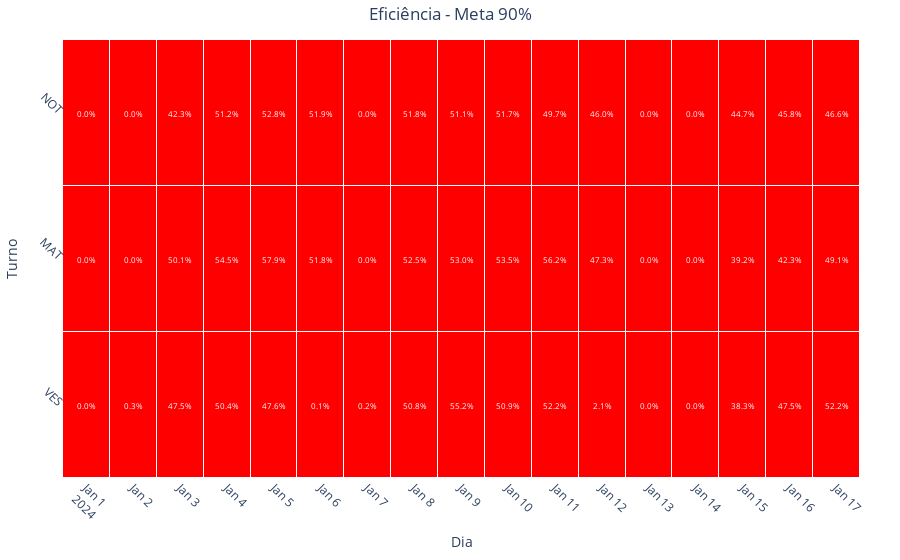

Notebook code cell kept with this figure:
### Code cell
graph_heatmap_eff(df_eff, 90)
test(df_eff, 90)

### Figure 1 — Plotly figure (JSON) as saved in the notebook; plotly's stock layout.template omitted (floating-point values rounded to 4 significant figures)
{"data": [{"colorscale": [[0, "red"], [0.9, "red"], [0.9, "green"], [1, "green"]], "hoverongaps": false, "hovertemplate": "Turno: %{y}<br>Dia: %{x}<br>Valor: %{z:.1%}", "showscale": false, "type": "heatmap", "x": ["2024-01-01", "2024-01-02", "2024-01-03", "2024-01-04", "2024-01-05", "2024-01-06", "2024-01-07", "2024-01-08", "2024-01-09", "2024-01-10", "2024-01-11", "2024-01-12", "2024-01-13", "2024-01-14", "2024-01-15", "2024-01-16", "2024-01-17"], "xgap": 1, "y": ["VES", "MAT", "NOT"], "ygap": 1, "z": [[0, 0.002906, 0.4754, 0.504, 0.4763, 0.0008564, 0.001657, 0.5083, 0.5524, 0.5087, 0.5216, 0.02051, 0, 0.0001123, 0.3834, 0.4754, 0.522], [0, 0, 0.5012, 0.545, 0.5787, 0.5184, 0, 0.5247, 0.5297, 0.535, 0.5616, 0.4732, 0, 0, 0.3924, 0.4231, 0.4905], [0, 0, 0.4231, 0.5122, 0.5285, 0.5188, 0, 0.5184, 0.5113, 0.5173, 0.4972, 0.4601, 0, 0, 0.4473, 0.458, 0.4659]], "zmax": 1, "zmin": 0}], "layout": {"annotations": [{"font": {"color": "white", "size": 8}, "showarrow": false, "text": "0.0%", "x": "2024-01-01", "y": "VES"}, {"font": {"color": "white", "size": 8}, "showarrow": false, "text": "0.3%", "x": "2024-01-02", "y": "VES"}, {"font": {"color": "white", "size": 8}, "showarrow": false, "text": "47.5%", "x": "2024-01-03", "y": "VES"}, {"font": {"color": "white", "size": 8}, "showarrow": false, "text": "50.4%", "x": "2024-01-04", "y": "VES"}, {"font": {"color": "white", "size": 8}, "showarrow": false, "text": "47.6%", "x": "2024-01-05", "y": "VES"}, {"font": {"color": "white", "size": 8}, "showarrow": false, "text": "0.1%", "x": "2024-01-06", "y": "VES"}, {"font": {"color": "white", "size": 8}, "showarrow": false, "text": "0.2%", "x": "2024-01-07", "y": "VES"}, {"font": {"color": "white", "size": 8}, "showarrow": false, "text": "50.8%", "x": "2024-01-08", "y": "VES"}, {"font": {"color": "white", "size": 8}, "showarrow": false, "text": "55.2%", "x": "2024-01-09", "y": "VES"}, {"font": {"color": "white", "size": 8}, "showarrow": false, "text": "50.9%", "x": "2024-01-10", "y": "VES"}, {"font": {"color": "white", "size": 8}, "showarrow": false, "text": "52.2%", "x": "2024-01-11", "y": "VES"}, {"font": {"color": "white", "size": 8}, "showarrow": false, "text": "2.1%", "x": "2024-01-12", "y": "VES"}, {"font": {"color": "white", "size": 8}, "showarrow": false, "text": "0.0%", "x": "2024-01-13", "y": "VES"}, {"font": {"color": "white", "size": 8}, "showarrow": false, "text": "0.0%", "x": "2024-01-14", "y": "VES"}, {"font": {"color": "white", "size": 8}, "showarrow": false, "text": "38.3%", "x": "2024-01-15", "y": "VES"}, {"font": {"color": "white", "size": 8}, "showarrow": false, "text": "47.5%", "x": "2024-01-16", "y": "VES"}, {"font": {"color": "white", "size": 8}, "showarrow": false, "text": "52.2%", "x": "2024-01-17", "y": "VES"}, {"font": {"color": "white", "size": 8}, "showarrow": false, "text": "0.0%", "x": "2024-01-01", "y": "MAT"}, {"font": {"color": "white", "size": 8}, "showarrow": false, "text": "0.0%", "x": "2024-01-02", "y": "MAT"}, {"font": {"color": "white", "size": 8}, "showarrow": false, "text": "50.1%", "x": "2024-01-03", "y": "MAT"}, {"font": {"color": "white", "size": 8}, "showarrow": false, "text": "54.5%", "x": "2024-01-04", "y": "MAT"}, {"font": {"color": "white", "size": 8}, "showarrow": false, "text": "57.9%", "x": "2024-01-05", "y": "MAT"}, {"font": {"color": "white", "size": 8}, "showarrow": false, "text": "51.8%", "x": "2024-01-06", "y": "MAT"}, {"font": {"color": "white", "size": 8}, "showarrow": false, "text": "0.0%", "x": "2024-01-07", "y": "MAT"}, {"font": {"color": "white", "size": 8}, "showarrow": false, "text": "52.5%", "x": "2024-01-08", "y": "MAT"}, {"font": {"color": "white", "size": 8}, "showarrow": false, "text": "53.0%", "x": "2024-01-09", "y": "MAT"}, {"font": {"color": "white", "size": 8}, "showarrow": false, "text": "53.5%", "x": "2024-01-10", "y": "MAT"}, {"font": {"color": "white", "size": 8}, "showarrow": false, "text": "56.2%", "x": "2024-01-11", "y": "MAT"}, {"font": {"color": "white", "size": 8}, "showarrow": false, "text": "47.3%", "x": "2024-01-12", "y": "MAT"}, {"font": {"color": "white", "size": 8}, "showarrow": false, "text": "0.0%", "x": "2024-01-13", "y": "MAT"}, {"font": {"color": "white", "size": 8}, "showarrow": false, "text": "0.0%", "x": "2024-01-14", "y": "MAT"}, {"font": {"color": "white", "size": 8}, "showarrow": false, "text": "39.2%", "x": "2024-01-15", "y": "MAT"}, {"font": {"color": "white", "size": 8}, "showarrow": false, "text": "42.3%", "x": "2024-01-16", "y": "MAT"}, {"font": {"color": "white", "size": 8}, "showarrow": false, "text": "49.1%", "x": "2024-01-17", "y": "MAT"}, {"font": {"color": "white", "size": 8}, "showarrow": false, "text": "0.0%", "x": "2024-01-01", "y": "NOT"}, {"font": {"color": "white", "size": 8}, "showarrow": false, "text": "0.0%", "x": "2024-01-02", "y": "NOT"}, {"font": {"color": "white", "size": 8}, "showarrow": false, "text": "42.3%", "x": "2024-01-03", "y": "NOT"}, {"font": {"color": "white", "size": 8}, "showarrow": false, "text": "51.2%", "x": "2024-01-04", "y": "NOT"}, {"font": {"color": "white", "size": 8}, "showarrow": false, "text": "52.8%", "x": "2024-01-05", "y": "NOT"}, {"font": {"color": "white", "size": 8}, "showarrow": false, "text": "51.9%", "x": "2024-01-06", "y": "NOT"}, {"font": {"color": "white", "size": 8}, "showarrow": false, "text": "0.0%", "x": "2024-01-07", "y": "NOT"}, {"font": {"color": "white", "size": 8}, "showarrow": false, "text": "51.8%", "x": "2024-01-08", "y": "NOT"}, {"font": {"color": "white", "size": 8}, "showarrow": false, "text": "51.1%", "x": "2024-01-09", "y": "NOT"}, {"font": {"color": "white", "size": 8}, "showarrow": false, "text": "51.7%", "x": "2024-01-10", "y": "NOT"}, {"font": {"color": "white", "size": 8}, "showarrow": false, "text": "49.7%", "x": "2024-01-11", "y": "NOT"}, {"font": {"color": "white", "size": 8}, "showarrow": false, "text": "46.0%", "x": "2024-01-12", "y": "NOT"}, {"font": {"color": "white", "size": 8}, "showarrow": false, "text": "0.0%", "x": "2024-01-13", "y": "NOT"}, {"font": {"color": "white", "size": 8}, "showarrow": false, "text": "0.0%", "x": "2024-01-14", "y": "NOT"}, {"font": {"color": "white", "size": 8}, "showarrow": false, "text": "44.7%", "x": "2024-01-15", "y": "NOT"}, {"font": {"color": "white", "size": 8}, "showarrow": false, "text": "45.8%", "x": "2024-01-16", "y": "NOT"}, {"font": {"color": "white", "size": 8}, "showarrow": false, "text": "46.6%", "x": "2024-01-17", "y": "NOT"}], "margin": {"b": 40, "l": 40, "r": 40, "t": 40}, "plot_bgcolor": "white", "title": {"text": "Eficiência - Meta 90%", "x": 0.5}, "xaxis": {"nticks": 31, "tickangle": 45, "tickmode": "linear", "ticktext": [1, 2, 3, 4, 5, 6, 7, 8, 9, 10, 11, 12, 13, 14, 15, 16, 17, 18, 19, 20, 21, 22, 23, 24, 25, 26, 27, 28, 29, 30, 31], "tickvals": [1, 2, 3, 4, 5, 6, 7, 8, 9, 10, 11, 12, 13, 14, 15, 16, 17, 18, 19, 20, 21, 22, 23, 24, 25, 26, 27, 28, 29, 30, 31], "title": {"text": "Dia"}}, "yaxis": {"tickangle": 45, "tickmode": "linear", "title": {"text": "Turno"}}}}
